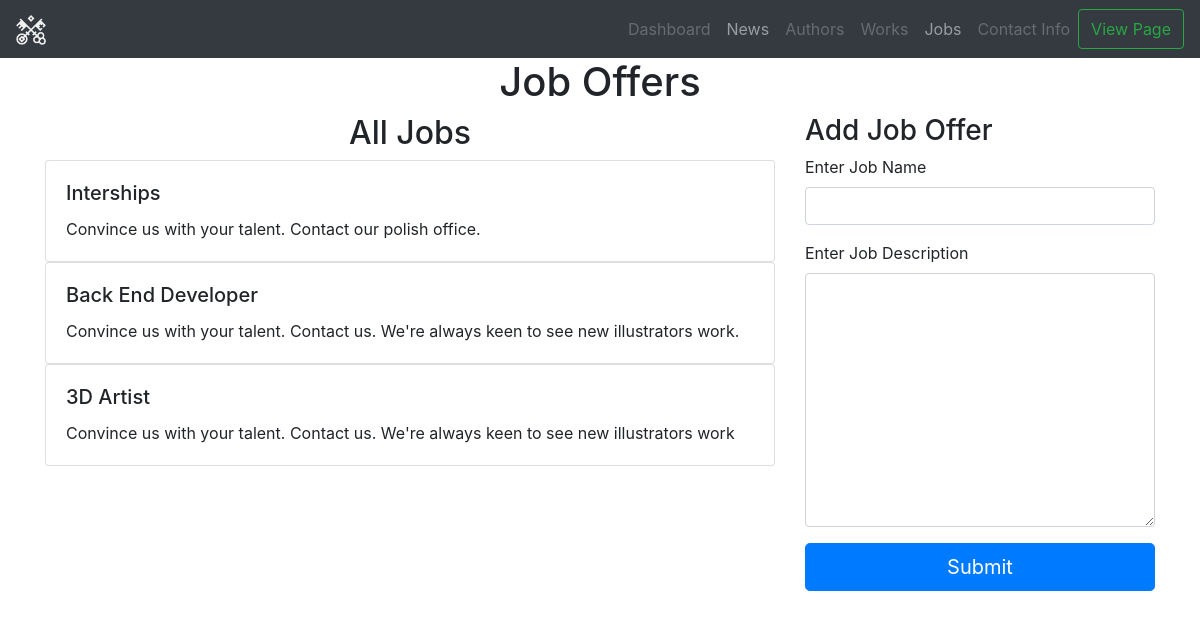
Screenshot of /admin/Jobs.php (signed in) with the database file from the repository.
### tables this page shows
CREATE TABLE `career` (
  `id` int(11) NOT NULL,
  `name` varchar(50) NOT NULL,
  `job_description` text NOT NULL
);

### inc/functions.php (called while the page is built, shortened)
 <?php
function get_job_offers(){
    include ("connection.php");
    try{
        $query = $db->prepare('SELECT * FROM career ORDER BY id');
        $query->execute();
        $output = $query->fetchAll(PDO::FETCH_ASSOC);
    }catch(Exception $e){
        echo "Error: " . $e->getMessage();
    }
    return $output;
}

### admin/Jobs.php (the view, shortened to what this page needs)
<?php
include ("header.php");
$jobs = get_job_offers();
?>
<div class="container">
    <div class="row">
        <div class="col">
            <h1 class="text-center">Job Offers</h1>
        </div>
    </div>
    <div class="row">
        <div class="col-md-8 col-sm-12">
            <h2 class="text-center">All Jobs</h2>
            <?php
                foreach ($jobs as $job){
            ?>
                <div class="card">
                    <div class="card-body">
                        <h5 class="card-title"><?php echo $job['name'] ?></h5>
                        <p class="card-text"><?php echo $job['job_description'] ?></p>
                    </div>
                </div>
            <?php
                }
            ?>
        </div>
        <div class="col-md-4 col-sm-12">
            <h3>Add Job Offer</h3>
            <form method="post" action="">
                <div class="form-group">
                    <label for="name">Enter Job Name</label>
                    <input class="form-control" type="text" name="job_name" id="job_name">
                </div>
                <div class="form-group">
                    <label for="job_desciption">Enter Job Description</label>
                    <textarea rows="10" class="form-control" name="job_description" id="job_description"></textarea>
                </div>
                <div class="form-group">
                    <input type="submit" class="btn btn-primary btn-lg btn-block">
                </div>
            </form>
        </div>
    </div>
</div>

### rows the page displays
career: name "Interships", job_description "Convince us with your talent. Contact our polish office."
career: name "Back End Developer", job_description "Convince us with your talent. Contact us. We're always keen to see new illustrators work."
career: name "3D Artist", job_description "Convince us with your talent. Contact us. We're always keen to see new illustrators work"
